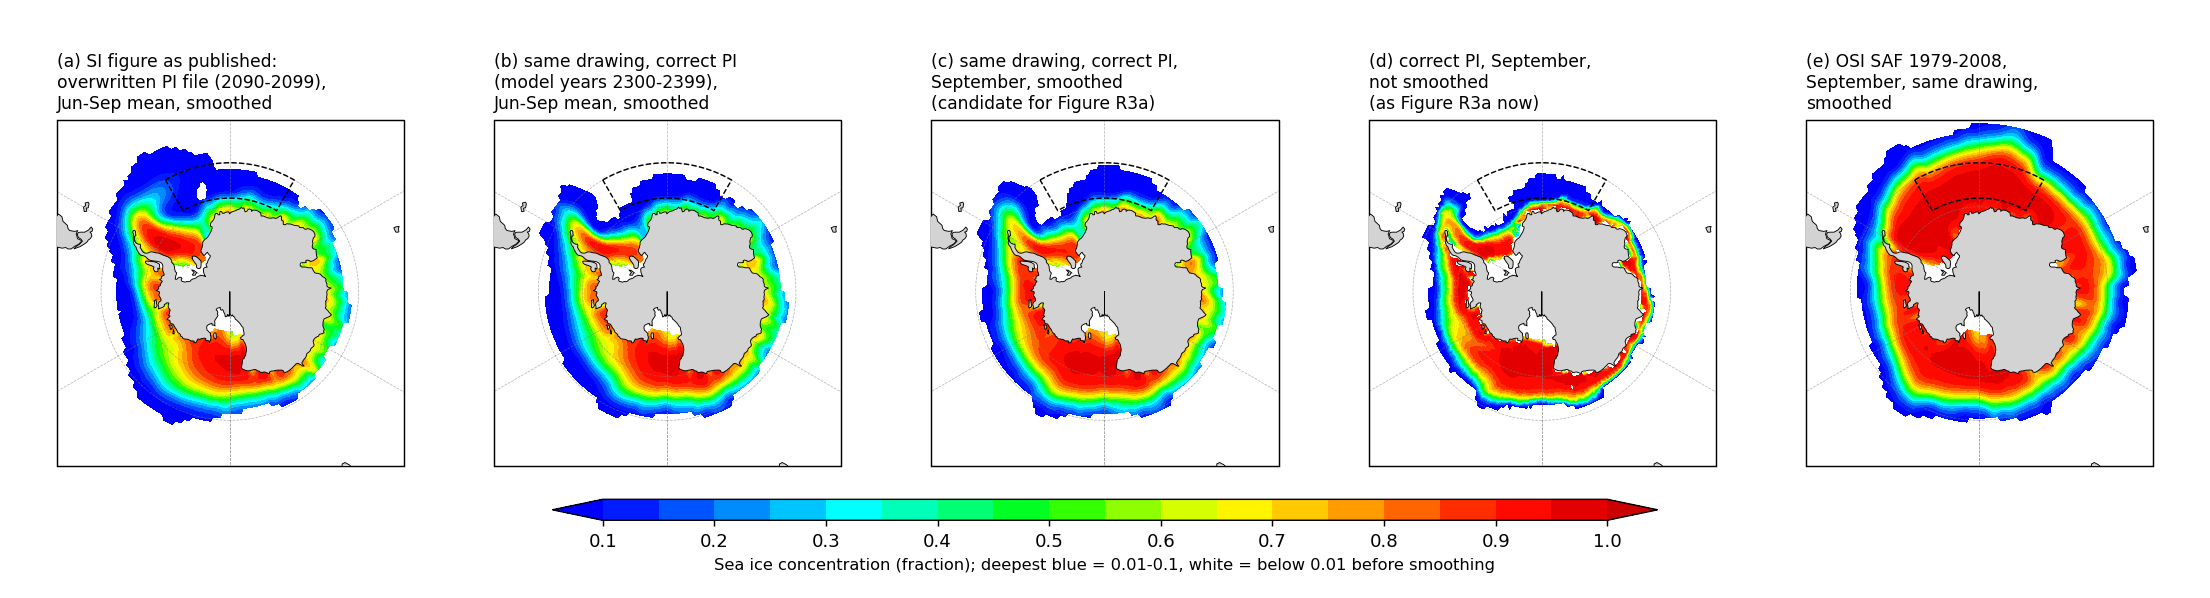

This chart was generated by the following Python code:
"""Side-by-side for the user (2026-11-25): why the Weddell Sea is white in Figure R3 but
coloured in the SI sea-ice figure (fig02_climate_mld_seaice_jja, panel f).
All panels use the SI drawing: 1-degree field, cells below 1% masked, Gaussian smoothing
sigma=1.5 with mask normalisation (smooth_data of plot_climate_patterns_jja.py), contourf
levels 0.1-1, NCL BlAqGrYeOrRe, under colour #0000FF. Only the data, the months and the
smoothing switch change from panel to panel."""
import numpy as np, xarray as xr, matplotlib
matplotlib.use('Agg')
import matplotlib.pyplot as plt, cartopy.crs as ccrs, cartopy.feature as cfeature
from scipy.ndimage import gaussian_filter
from cartopy.util import add_cyclic_point
B = '/work/ba1066/a270064/cc_projects/aabw_5exps'
OBS = f'{B}/fig_seaice_obs/osisaf_sh_monthly_1979_2008.nc'
blaq = ['#0000FF', '#0040FF', '#0080FF', '#00BFFF', '#00FFFF', '#00FFB0', '#00FF60', '#00FF00',
        '#60FF00', '#BFFF00', '#FFFF00', '#FFD000', '#FFA000', '#FF6000', '#FF2000', '#FF0000', '#CC0000']
cmap = matplotlib.colors.LinearSegmentedColormap.from_list('BlAqGrYeOrRe', blaq, N=256)
cmap.set_under('#0000FF')

def smooth_data(data, sigma=1.5):
    f = np.nan_to_num(data, nan=0.0); m = (~np.isnan(data)).astype(float)
    s = gaussian_filter(f, sigma); sm = gaussian_filter(m, sigma)
    with np.errstate(divide='ignore', invalid='ignore'):
        r = s / sm; r[sm < 0.1] = np.nan
    return r

def model(fn, months):
    ds = xr.open_dataset(fn, decode_times=False)
    a = ds.a_ice.isel(depth_coord=0).isel(time=months).mean('time').values
    return a, ds.lon.values, ds.lat.values

def obs_1deg(month):
    """OSI SAF 1979-2008 climatology of one month (1-12), averaged into the 1-degree cells
    of the model's regular grid (centres -89.5..89.5, -179.5..179.5)."""
    ds = xr.open_dataset(OBS, decode_times=False)
    c = np.nanmean(ds.conc.sel(month=month).values, axis=0)
    la, lo = ds.lat.values, ds.lon.values
    ok = np.isfinite(c)
    i = np.floor(la[ok] + 90).astype(int); j = np.floor(((lo[ok] + 180) % 360)).astype(int)
    s_ = np.zeros((180, 360)); n = np.zeros((180, 360))
    np.add.at(s_, (i, j), c[ok]); np.add.at(n, (i, j), 1)
    with np.errstate(invalid='ignore'):
        out = s_ / n
    out[n == 0] = np.nan
    return out, np.arange(-179.5, 180), np.arange(-89.5, 90)

def si_panel(ax, a, lon, lat, title, smooth=True):
    a = np.where(a < 0.01, np.nan, a)
    if smooth:
        a = smooth_data(a, sigma=1.5)
    ac, lc = add_cyclic_point(a, coord=lon)
    L, La = np.meshgrid(lc, lat)
    ax.set_extent([-180, 180, -90, -50], crs=ccrs.PlateCarree())
    im = ax.contourf(L, La, ac, levels=np.linspace(0.1, 1, 19), cmap=cmap, extend='both',
                     transform=ccrs.PlateCarree())
    ax.add_feature(cfeature.LAND, facecolor='lightgray', edgecolor='black', linewidth=0.5, zorder=3)
    ax.gridlines(crs=ccrs.PlateCarree(), xlocs=np.arange(-180, 181, 60), ylocs=[-70, -60],
                 linewidth=0.4, color='gray', alpha=0.6, linestyle='--')
    ax.set_title(title, fontsize=9.5, loc='left')
    # Weddell box used for the numbers (30W-30E, 60-68S)
    bl = np.r_[np.linspace(-30, 30, 30), np.full(10, 30), np.linspace(30, -30, 30), np.full(10, -30)]
    bt = np.r_[np.full(30, -60), np.linspace(-60, -68, 10), np.full(30, -68), np.linspace(-68, -60, 10)]
    ax.plot(bl, bt, color='k', lw=0.8, ls='--', transform=ccrs.PlateCarree(), zorder=4)
    return im

if __name__ == '__main__':
    fig = plt.figure(figsize=(17, 4.6))
    P = [(f'{B}/pi/a_ice_reg.nc', [5, 6, 7, 8], True,
          '(a) SI figure as published:\noverwritten PI file (2090-2099),\nJun-Sep mean, smoothed'),
         (f'{B}/pi/a_ice_reg_beta.nc', [5, 6, 7, 8], True,
          '(b) same drawing, correct PI\n(model years 2300-2399),\nJun-Sep mean, smoothed'),
         (f'{B}/pi/a_ice_reg_beta.nc', [8], True,
          '(c) same drawing, correct PI,\nSeptember, smoothed\n(candidate for Figure R3a)'),
         (f'{B}/pi/a_ice_reg_beta.nc', [8], False,
          '(d) correct PI, September,\nnot smoothed\n(as Figure R3a now)')]
    for k, (fn, mo, sm, t) in enumerate(P):
        ax = fig.add_subplot(1, 5, k + 1, projection=ccrs.SouthPolarStereo())
        a, lon, lat = model(fn, mo)
        im = si_panel(ax, a, lon, lat, t, smooth=sm)
    ax = fig.add_subplot(1, 5, 5, projection=ccrs.SouthPolarStereo())
    a, lon, lat = obs_1deg(9)
    si_panel(ax, a, lon, lat, '(e) OSI SAF 1979-2008,\nSeptember, same drawing,\nsmoothed')
    cax = fig.add_axes([0.25, 0.13, 0.5, 0.035])
    cb = fig.colorbar(im, cax=cax, orientation='horizontal', ticks=np.arange(0.1, 1.01, 0.1))
    cb.set_label('Sea ice concentration (fraction); deepest blue = 0.01-0.1, white = below 0.01 before smoothing', fontsize=9)
    fig.subplots_adjust(left=0.01, right=0.99, top=0.80, bottom=0.22, wspace=0.05)
    fig.savefig('/work/ba1066/a270064/cc_projects/aabw_5exps/fig_seaice_obs/compare_si_weddell.png', dpi=130)
    print('saved')
